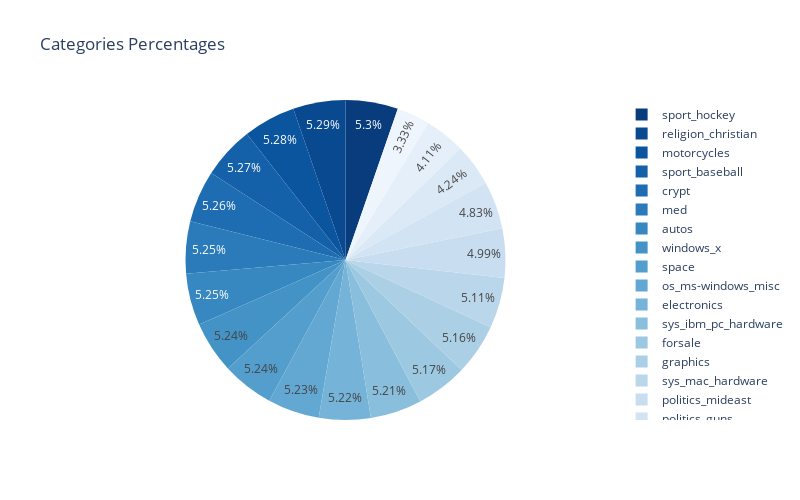

Notebook code for this chart:
### Markdown cell above
Use a pie chart to the percentages of articles for each category:

### Code cell
blue_palette = get_n_color_palette('Blues', 20, True)

fig = px.pie(data_frame=categories_statistics_df, names='category', values='count',
            color_discrete_sequence=blue_palette, title='Categories Percentages',
            width=800, height=500)

fig.show()

### Figure 1 — Plotly figure (JSON) as saved in the notebook; plotly's stock layout.template omitted (floating-point values rounded to 4 significant figures)
{"data": [{"domain": {"x": [0, 1], "y": [0, 1]}, "hoverlabel": {"namelength": 0}, "hovertemplate": "category=%{label}<br>count=%{value}", "labels": ["sport_hockey", "religion_christian", "motorcycles", "sport_baseball", "crypt", "med", "autos", "windows_x", "space", "os_ms-windows_misc", "electronics", "sys_ibm_pc_hardware", "forsale", "graphics", "sys_mac_hardware", "politics_mideast", "politics_guns", "atheism", "politics_misc", "religion_misc"], "legendgroup": "", "name": "", "showlegend": true, "type": "pie", "values": [999, 997, 996, 994, 991, 990, 990, 988, 987, 985, 984, 982, 975, 973, 963, 940, 910, 799, 775, 628]}], "layout": {"height": 500, "legend": {"tracegroupgap": 0}, "piecolorway": ["#083c7d", "#084990", "#0b559f", "#1561a9", "#1e6db2", "#2b7bba", "#3787c0", "#4493c7", "#539ecd", "#63a8d3", "#75b4d8", "#89bedc", "#9cc9e1", "#abd0e6", "#bad6eb", "#c9ddf0", "#d2e3f3", "#dbe9f6", "#e4eff9", "#eef5fc"], "title": {"text": "Categories Percentages"}, "width": 800}}
